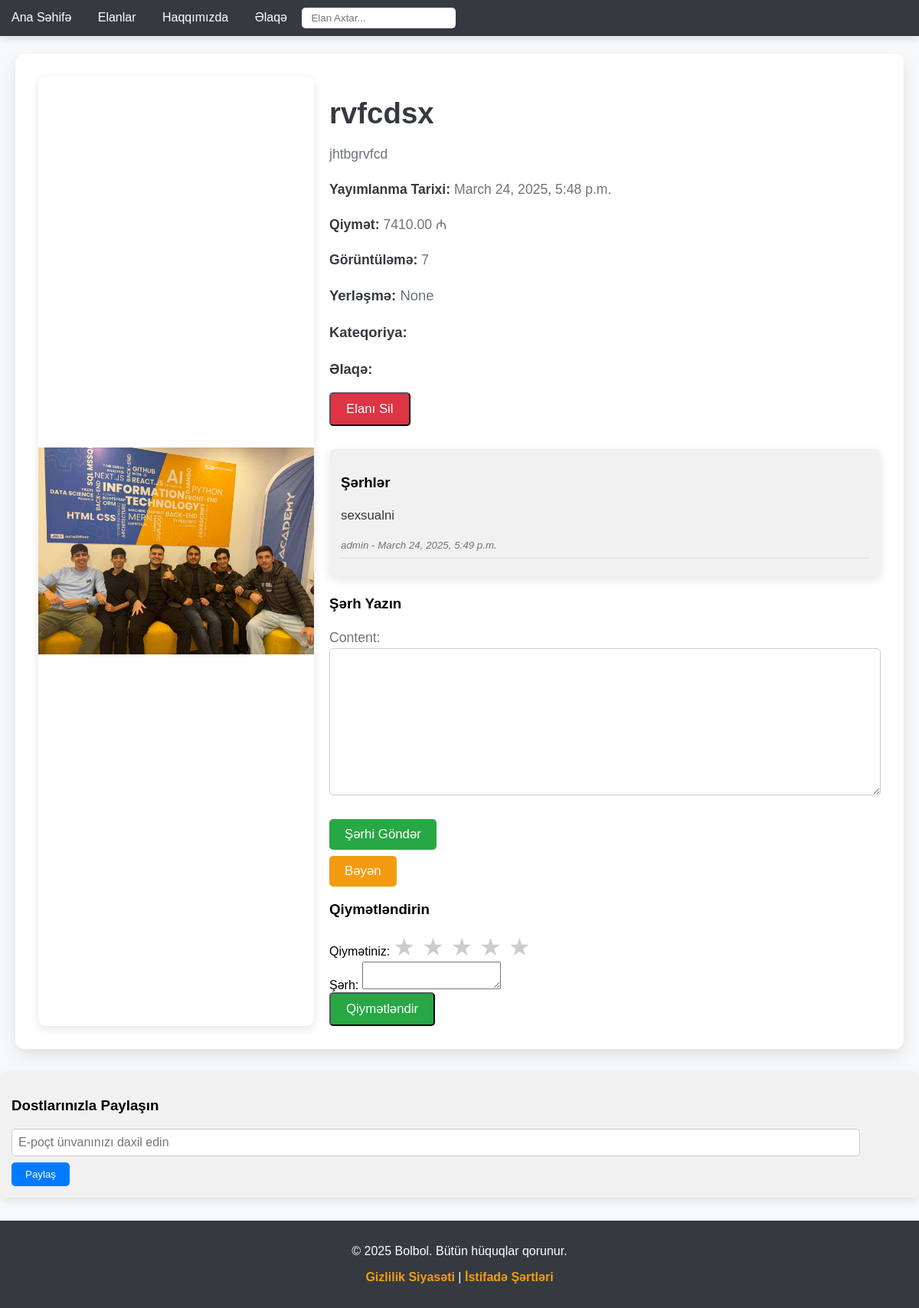
Screenshot of /ad/37/ with the database file from the repository.
### main/models.py (models this page shows, shortened)
class Advertisement(models.Model):
    CATEGORY_CHOICES = [
        ('Neqliyat', 'Neqliyat'),
        ('Daşinmaz Emlak', 'Daşinmaz Emlak'),
        ('Geyim', 'Geyim'),
        ('İş İlanlari', 'İş İlanlari'),
        ('Elektronik', 'Elektronik'),
    ]
    STATUS_CHOICES = [
        ('active', 'Aktif'),
        ('sold', 'Satipldi'),
        ('pending', 'Beklemede'),
    ]
    title = models.CharField(max_length=200)
    description = models.TextField()
    price = models.DecimalField(max_digits=10, decimal_places=2, blank=True, null=True)
    image = models.ImageField(upload_to='ads/', blank=True, null=True)
    created_at = models.DateTimeField(auto_now_add=True)
    updated_at = models.DateTimeField(auto_now=True)
    category = models.CharField(max_length=50, choices=CATEGORY_CHOICES, null=True)
    status = models.CharField(max_length=10, choices=STATUS_CHOICES, default='active')
    user = models.ForeignKey(User, on_delete=models.CASCADE, null=True, blank=True, related_name='advertisements')
    favorites = models.ManyToManyField(User, related_name='favorites', blank=True)
    liked_by = models.ManyToManyField(User, related_name='liked_ads', blank=True)
    likes_count = models.PositiveIntegerField(default=0)
    views_count = models.PositiveIntegerField(default=0)
    location = models.CharField(max_length=200, blank=True, null=True)
    brand = models.CharField(max_length=100, blank=True, null=True)
    model = models.CharField(max_length=100, blank=True, null=True)
    application_link = models.URLField(blank=True, null=True)
    phone_number = PhoneNumberField(null=True, blank=True)
    def increment_views(self):
        self.views_count += 1
        self.save()

class Comment(models.Model):
    ad = models.ForeignKey(Advertisement, on_delete=models.CASCADE, related_name='comments')
    user = models.ForeignKey(User, on_delete=models.CASCADE)
    content = models.TextField()
    created_at = models.DateTimeField(auto_now_add=True)

### main/views.py (the view)
# urls.py: path('ad/<int:id>/', views.advertisement_detail, name='ad_detail'),
def advertisement_detail(request, id):
    ad = get_object_or_404(Advertisement, id=id)
    ad.increment_views()
    if request.method == 'POST':
        comment_form = CommentForm(request.POST)
        if comment_form.is_valid():
            comment = comment_form.save(commit=False)
            comment.ad = ad
            comment.user = request.user
            comment.save()
            create_notification(ad.user, f"{request.user.username} commented on your advertisement.")
            send_comment_email(ad.user, ad.title, request.user)
            return redirect('ad_detail', id=ad.id)
    else:
        comment_form = CommentForm()
    comments = Comment.objects.filter(ad=ad).order_by('-created_at')
    return render(request, 'advertisement_detail.html', {'ad': ad, 'comments': comments, 'comment_form': comment_form})

### main/forms.py
class CommentForm(forms.ModelForm):
    class Meta:
        model = Comment
        fields = ['content']

### main/templates/advertisement_detail.html (shortened to what this page needs)
<!DOCTYPE html>
<html lang="az">
<head>
</head>
<body>
    <nav>
        <a href="{% url 'home' %}">Ana Səhifə</a>
        <a href="{% url 'ads' %}">Elanlar</a>
        <a href="{% url 'about' %}">Haqqımızda</a>
        <a href="{% url 'contact' %}">Əlaqə</a>
        <input type="text" class="search-bar" placeholder="Elan Axtar...">
    </nav>
    <div class="advertisement-detail">
        <div class="image-container">
            {% if ad.image %}
                <img src="{{ ad.image.url }}" alt="{{ ad.title }}">
            {% endif %}
        </div>
        <div class="info-container">
            <h1>{{ ad.title }}</h1>
            <p>{{ ad.description }}</p>
            <p><strong>Yayımlanma Tarixi:</strong> {{ ad.created_at }}</p>
            <p><strong>Qiymət:</strong> {{ ad.price }} ₼</p>
            <p><strong>Görüntüləmə:</strong> {{ ad.views_count }}</p>
            <div class="extra-info">
                <p><strong>Yerləşmə:</strong> {{ ad.location }}</p>
                <p><strong>Kateqoriya:</strong> {{ ad.category.name }}</p>
                <p><strong>Əlaqə:</strong> {{ ad.contact_info }}</p>
            </div>
            <div class="buttons-container">
                <form method="POST" action="{% url 'delete_advertisement' ad.id %}">
                    <button type="submit" class="delete-button">Elanı Sil</button>
                </form>
            </div>
            <div class="comment-section">
                <h3>Şərhlər</h3>
                {% for comment in comments %}
                    <div class="comment">
                        <p>{{ comment.content }}</p>
                        <small>{{ comment.user.username }} - {{ comment.created_at }}</small>
                    </div>
                {% empty %}
                    <p>Hələ şərh yazılmayıb.</p>
                {% endfor %}
            </div>
            <div class="comment-form">
                <h3>Şərh Yazın</h3>
                <form method="POST">
                    {{ comment_form.as_p }}
                    <button type="submit">Şərhi Göndər</button>
                </form>
            </div>
            <button class="like-button">Bəyən</button>
            <div class="rating">
                <h3>Qiymətləndirin</h3>
                <form method="POST">
                    <div>
                        <label for="rating">Qiymətiniz:</label>
                        <div class="stars">
                            <label for="star5">&#9733;</label>
                            <label for="star4">&#9733;</label>
                            <label for="star3">&#9733;</label>
                            <label for="star2">&#9733;</label>
                            <label for="star1">&#9733;</label>
                        </div>
                    </div>
                    <div>
                        <label for="comment">Şərh:</label>
                        <textarea name="comment" id="comment"></textarea>
                    </div>
                    <button class="rating-button" type="submit">Qiymətləndir</button>
                </form>
            </div>
        </div>
    </div>
    <div class="share-form">
        <h3>Dostlarınızla Paylaşın</h3>
        <form method="POST">
            <input type="email" name="email" placeholder="E-poçt ünvanınızı daxil edin" required>
            <button type="submit">Paylaş</button>
        </form>
    </div>
    <footer>
        <p>&copy; 2025 Bolbol. Bütün hüquqlar qorunur.</p>
        <p><a href="#">Gizlilik Siyasəti</a> | <a href="#">İstifadə Şərtləri</a></p>
    </footer>
</body>
</html>

### main/templates/advertisement_detail.html (style rules this page uses)
body { font-family: 'Arial', sans-serif; background-color: #f8f9fa; margin: 0; padding: 0; box-sizing: border-box; }
nav { background-color: #343a40; padding: 10px 0; position: fixed; width: 100%; top: 0; left: 0; z-index: 100; box-shadow: 0 4px 10px rgba(0, 0, 0, 0.1); }
nav a { color: white; font-size: 1em; margin: 0 15px; text-decoration: none; }
nav .search-bar { padding: 6px 12px; margin-left: auto; border-radius: 5px; border: none; outline: none; }
.advertisement-detail { margin-top: 70px; padding: 30px; max-width: 1100px; margin-left: auto; margin-right: auto; background-color: white; border-radius: 12px; box-shadow: 0 8px 20px rgba(0, 0, 0, 0.1); display: flex; gap: 20px; }
.advertisement-detail h1 { font-size: 2.4em; color: #343a40; margin-bottom: 15px; text-align: left; }
.advertisement-detail p { font-size: 1.1em; color: #6c757d; line-height: 1.6; margin-bottom: 15px; text-align: left; }
.advertisement-detail strong { font-weight: bold; color: #343a40; }
.advertisement-detail .image-container { flex: 1; display: flex; justify-content: center; align-items: center; box-shadow: 0 4px 12px rgba(0, 0, 0, 0.1); border-radius: 10px; overflow: hidden; }
.advertisement-detail .image-container img { width: 100%; max-width: 400px; height: auto; object-fit: cover; }
.advertisement-detail .info-container { flex: 2; }
.advertisement-detail .info-container .extra-info { margin-top: 15px; font-size: 1.05em; }
.advertisement-detail .info-container .extra-info strong { color: #343a40; }
.comment-section { margin-top: 30px; padding: 15px; background-color: #f1f1f1; border-radius: 8px; box-shadow: 0 4px 12px rgba(0, 0, 0, 0.1); }
.comment { border-bottom: 1px solid #ddd; padding-bottom: 8px; margin-bottom: 8px; }
.comment p { font-size: 1.05em; color: #343a40; }
.comment small { color: #6c757d; font-style: italic; }
.comment-form { margin-top: 25px; }
.comment-form textarea { width: 100%; padding: 10px; font-size: 1.05em; border: 1px solid #ccc; border-radius: 5px; margin-bottom: 8px; box-sizing: border-box; resize: vertical; }
.comment-form button { background-color: #28a745; color: white; padding: 10px 20px; border: none; border-radius: 5px; cursor: pointer; font-size: 1.05em; transition: background-color 0.3s; }
.like-button { background-color: #f39c12; color: white; padding: 10px 20px; border: none; border-radius: 5px; cursor: pointer; font-size: 1.05em; margin-top: 8px; transition: background-color 0.3s; }
.share-form { margin-top: 30px; padding: 15px; background-color: #f1f1f1; border-radius: 8px; box-shadow: 0 4px 12px rgba(0, 0, 0, 0.1); }
.share-form input[type="email"] { width: calc(100% - 80px); padding: 8px; font-size: 1em; border: 1px solid #ccc; border-radius: 5px; margin-bottom: 8px; }
.share-form button { padding: 8px 18px; background-color: #007bff; color: white; border: none; border-radius: 5px; cursor: pointer; transition: background-color 0.3s; }
footer { background-color: #343a40; color: white; padding: 15px 0; text-align: center; margin-top: 30px; font-size: 1em; }
footer a { color: #f39c12; text-decoration: none; font-weight: bold; }
.rating-button, .delete-button { font-size: 1.05em; padding: 10px 20px; border-radius: 5px; cursor: pointer; transition: background-color 0.3s; }
.rating-button { background-color: #28a745; color: white; }
.delete-button { background-color: #dc3545; color: white; }
.buttons-container { display: flex; gap: 10px; margin-top: 10px; }
.stars { direction: rtl; display: inline-block; font-size: 2em; position: relative; }
.stars label { color: #ccc; cursor: pointer; }

### rows the page displays
Advertisement: image (picture), title "rvfcdsx", description "jhtbgrvfcd", created_at "March 24, 2025, 5:48 p.m.", price "7410.00", views_count "7", location "None"
Comment: content "sexsualni", user.username "admin", created_at "March 24, 2025, 5:49 p.m."
